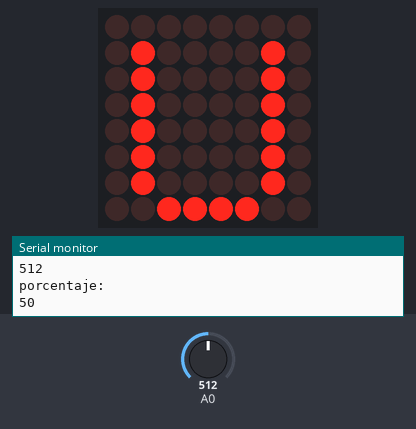
The sketch below on a simulated Arduino Uno, built with avr-gcc and run on an emulated ATmega328P. Parts: 8×8 LED matrix, the last lines printed to the serial monitor. Inputs (shaded band) come from the test bench; at power-on: A0 = 512.

Above: at 1.0 s.
At 6.8 s:
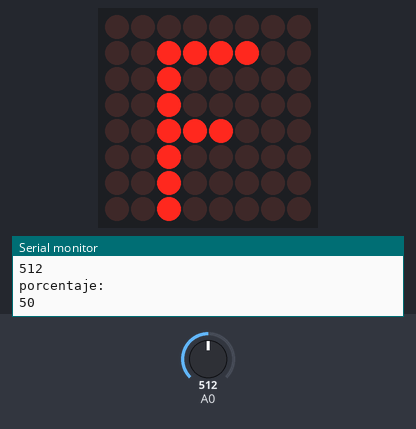
6.9 s: A0 set to 39
13.7 s: A0 set to 31
At 19.1 s:
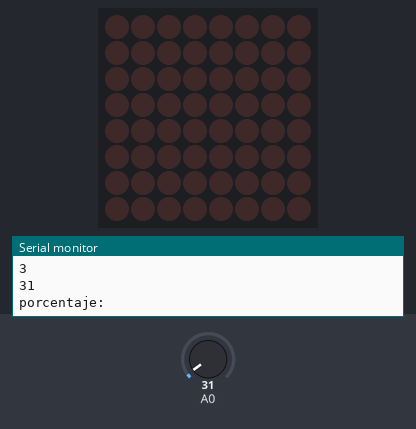
20.5 s: A0 set to 122
At 25.9 s:
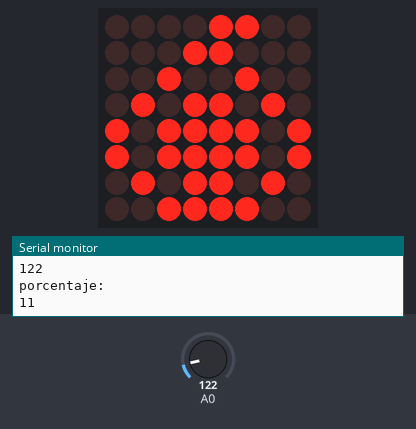
Timing chart, 0 to 27.4 s (numbered marks = the images above; inputs shaded):
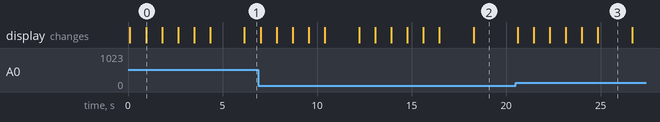

Measured:
- the behaviour switches between 36 and 35 on A0 (found by bisection; images 1 and 2)
- after the input at 13.7 s, the display: first differs from a run without the input after 4.6 s (image 2)
- after the input at 20.5 s, the display: first changes after 0.10 s (image 3 shows a later state)
- what the display in image 0 shows lasts 0.8 s, from 1.0 s to 1.8 s

The sketch:

Sistema_embebido.ino
```cpp
/*
 * Fundacion Kinal
 * Centro educativo tecnico laboral Kinal
 * Electronica
 * Grado: Quinto
 * Sección: A
 * Curso: Taller de electronica digital y reparación de computadoras I
 * Nombre: Esteban Andres Rivas Arreaga
 * Carnet: 2020198
 * Proyecto: Sistema embebido
*/

#include <LedControl.h>   //libreria que me permite usar el controlador led max7219

//Directivas de preprocesador
#define entradita   12   //pin 12 conectado al pin de datos del max7219.
#define clocksito 11   //pin 11 conectado al pin de clock del max7219.
#define cs  10   //pin 10 conectado al pin de carga del max7219.
int adc, conver;

//Constructores
LedControl matricita = LedControl(entradita,clocksito,cs,1);


/*
 * Variable:
 * Estas variables especifican que leds deben de encenderse en la matriz
 * de manera similar a como creabamos caracteres especiales en una lcd.
*/
byte f[8]= {        // array que contiene todos los elementos de las
  B00000000,        // filas necesarias por mostrar el digito cero
  B00111100,
  B00100000,
  B00100000,
  B00111000,
  B00100000,
  B00100000,
  B00100000
};
byte u[8]= {       // array que contiene todos los elementos de las
  B00000000,
  B01000010,
  B01000010,
  B01000010,
  B01000010,
  B01000010,
  B01000010,
  B00111100
};

byte e[8]= {       // array que contiene todos los elementos de las
  B00000000,
  B00111100,
  B00100000,
  B00100000,
  B00111000,
  B00100000,
  B00100000,
  B00111100
};

byte g[8]= {       // array que contiene todos los elementos de las
  B00000000,
  B00111100,
  B01000000,
  B01000000,
  B01001110,
  B01000010,
  B01000010,
  B00111100
};

byte o[8]= {     // array que contiene todos los elementos de las
  B00000000,
  B00111100,
  B01000010,
  B01000010,
  B01000010,
  B01000010,
  B01000010,
  B00111100
};
byte fueguito[8]= {     // array que contiene todos los elementos de las
  B00001100,
  B00011000,
  B00100100,
  B01011010,
  B10111101,
  B10111101,
  B01011010,
  B00111100
};


unsigned long update_delay = 850;   //espacio entre animaciones.

//Prototipos de funciones
int display_number(unsigned char number);

void setup()
{
  Serial.begin(9600); //Inicio la comunicacion serial a 9600 baudios.
  matricita.shutdown(0,false); //Activo el max7219 para poder mostrar los digitos.
  matricita.setIntensity(0,15);  //Brilo a la mitad
  matricita.clearDisplay(0);    //limpio el display
}


void loop()
{
  adc = analogRead(A0);
  conver = map (adc,0,1024,0,100);
  Serial.println(adc);
  Serial.println("porcentaje:");
  Serial.println(conver);
  delay(100);

 if(adc>35 && adc>=3){
  for(int i =0; i<7;i++)
  {
    display_number(i);
    delay(update_delay);
  }
 }
  else{
     matricita.clearDisplay(0);
  }
}

int display_number(unsigned char number)
{

  switch (number)
  {
    case (0):
    {
      for(int i=0; i<8;i++)
      {
        matricita.setRow(0,i,f[i]);
      }
      break;
    }

    case (1):
    {
      for(int i=0; i<8;i++)
      {
        matricita.setRow(0,i,u[i]);
      }
      break;
    }


    case (2):
    {
      for(int i=0; i<8;i++)
      {
        matricita.setRow(0,i,e[i]);
      }
      break;
    }


    case (3):
    {
      for(int i=0; i<8;i++)
      {
        matricita.setRow(0,i,g[i]);
      }
      break;
    }

    case (4):
    {
      for(int i=0; i<8;i++)
      {
        matricita.setRow(0,i,o[i]);
      }
      break;
    }

    case (5):
    {
      for(int i=0; i<8;i++)
      {
        matricita.setRow(0,i,fueguito[i]);
      }
      break;
    }

  }
}
```
